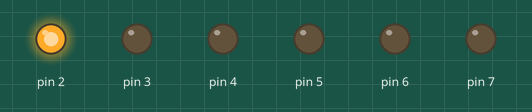
Recording of a sketch running on a simulated Arduino Uno, built with avr-gcc and run on an emulated ATmega328P. Parts: output pins drawn as LEDs (lit = HIGH).

Above: at 0.05 s.
At 0.35 s:
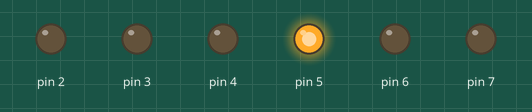
At 0.95 s:
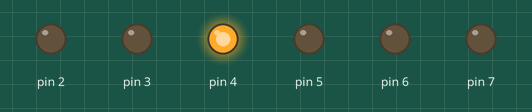
At 1.35 s:
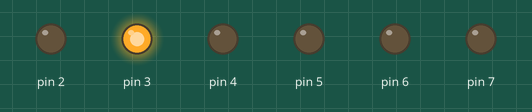
At 1.8 s:
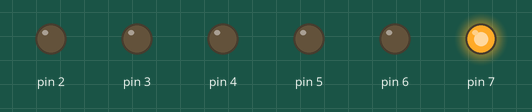
At 2.85 s:
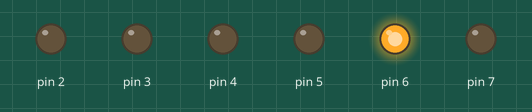
Timing chart, 0 to 3.1 s (numbered marks = the images above):
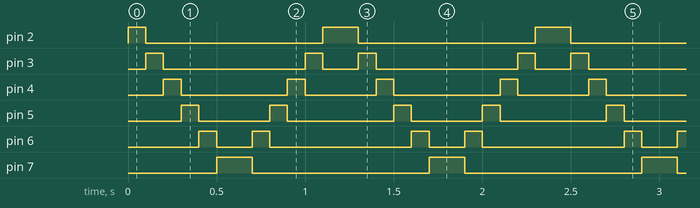

Measured:
- by itself, pin 2: repeats every 1.2 s: LOW 1.0 s, HIGH 0.20 s
- by itself, pin 3: repeats every 1.2 s: LOW 0.80 s, HIGH 0.10 s, LOW 0.20 s, HIGH 0.10 s
- by itself, pin 4: repeats every 1.2 s: LOW 0.60 s, HIGH 0.10 s, LOW 0.40 s, HIGH 0.10 s
- by itself, pin 5: repeats every 1.2 s: LOW 0.40 s, HIGH 0.10 s, LOW 0.60 s, HIGH 0.10 s
- by itself, pin 6: repeats every 1.2 s: LOW 0.20 s, HIGH 0.10 s, LOW 0.80 s, HIGH 0.10 s
- by itself, pin 7: alternates HIGH for 0.20 s and LOW for 1.0 s

The sketch:

sketch.ino
```cpp
// The amount of time in ms the LED stays on
int timer = 100;

void setup() {
  // use a for loop to initialize each pin as an output
  for (int thisPin = 2; thisPin < 8; thisPin++) {
    pinMode(thisPin, OUTPUT);
  }

}

void loop() {
  // loop for the lowest pin to the highest
  for (int thisPin = 2; thisPin < 8; thisPin++) {
    digitalWrite(thisPin, HIGH);
    delay(timer);
    digitalWrite(thisPin, LOW);
  }
  // loop from lowest pin to highest
  for (int thisPin = 7; thisPin > 1; thisPin--) {
    digitalWrite(thisPin, HIGH);
    delay(timer);
    digitalWrite(thisPin, LOW);
  }
}
```
